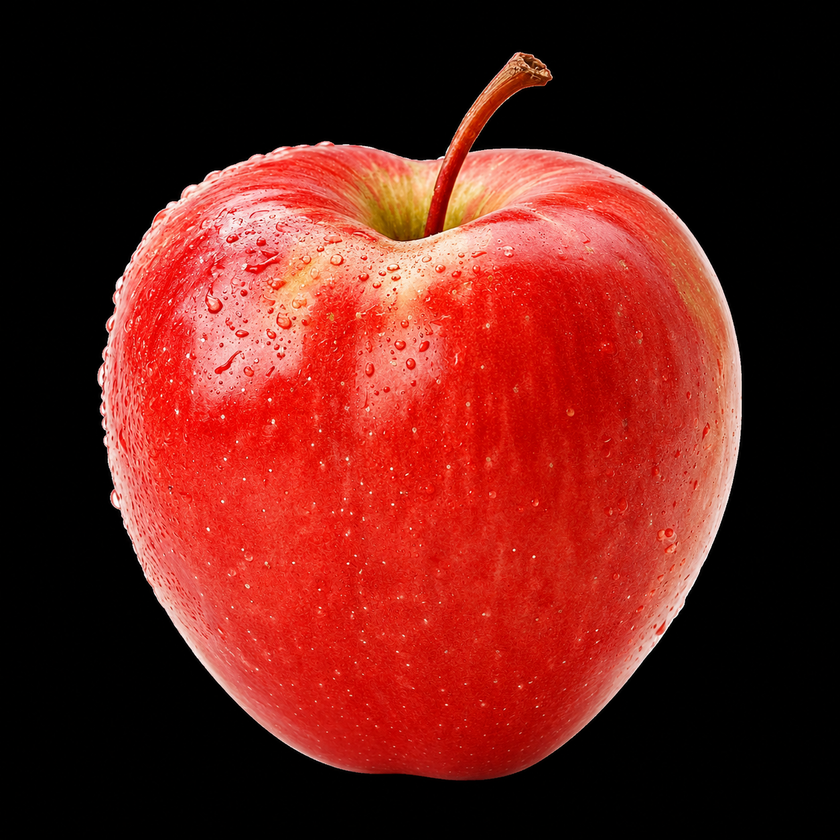
#> input picture 03_tkinter/images/apple.png, 840 x 840 px, shrunk from 1254 x 1254 before the run
$ python '28_사과찾기.py'
#> lines starting #> are read from the running program, lines starting #| are printed output that depends on the picture; after the words box and inside, x2 and y2 are one past the last pixel; in counts of white or black regions, pixels touching at a corner belong together
"""
사과 이미지(apple.png)에서 사과를 찾아 봅시다.

기본 컨셉은 붉은 계열의 픽셀을 찾는 것
필요하다면 블러를 사용하는 것 (가우시안 블러)
"""

import numpy as np
import cv2

image = cv2.imread("../03_tkinter/images/apple.png")
#> image is the input picture: shape (840, 840, 3); mean B, G, R 25.1, 31.3, 103.7
if image is None:
    print("이미지가 존재하지 않습니다")
    exit(1)

# 붉은 색?
# 이미지를 분석해 보니
# B, G < 160
# R > 160
mask = (
    (image[:, :, 0] < 160) &    # B
    (image[:, :, 1] < 160) &    # G
    (image[:, :, 2] > 160)      # R
)
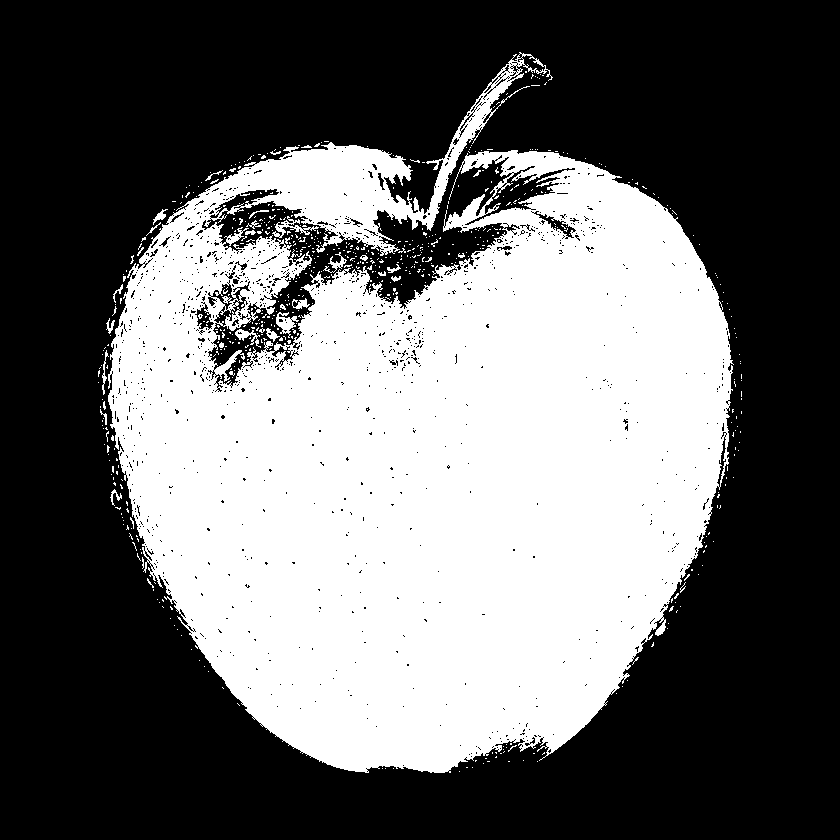
#> mask: shape (840, 840) bool; 41.1% white; 627 white regions (598 under 20 px), largest, box (x1, y1, x2, y2) and area: (108, 52, 734, 773) 286244, (272, 216, 319, 238) 280, (276, 312, 299, 338) 263
# print(len(image[mask]))

# 이진화(binarize)
# - 원하는 것과 원하지 않는 것을 반대색으로 배치하는 것
detect = image.copy()
detect[mask] = [255, 255, 255]
detect[~mask] = [0, 0, 0]
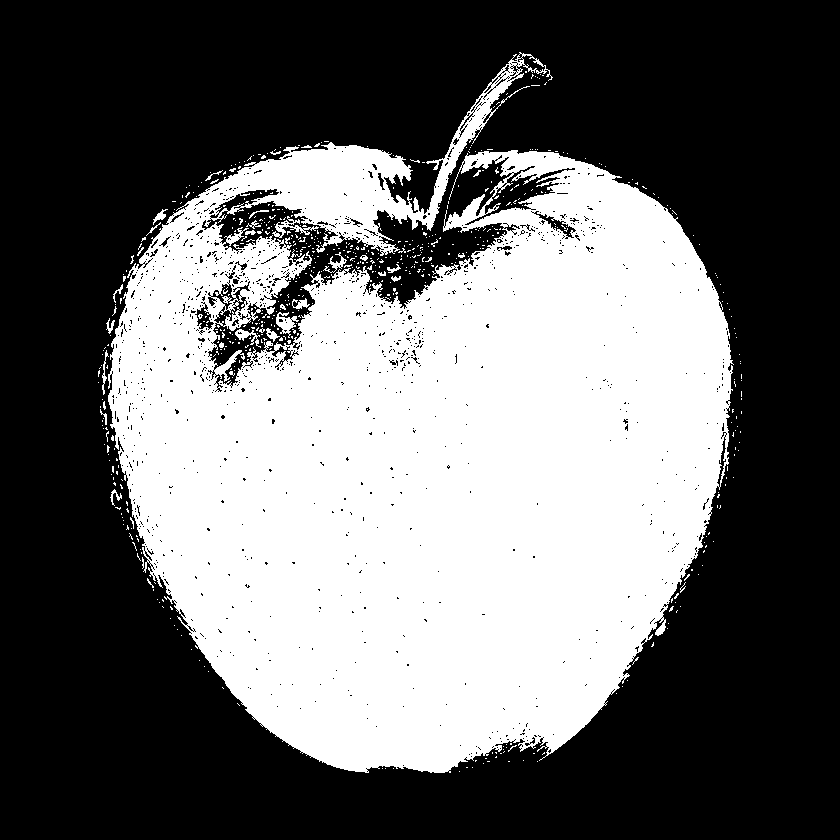
#> detect: shape (840, 840, 3); 41.1% white; 627 white regions (598 under 20 px), largest, box (x1, y1, x2, y2) and area: (108, 52, 734, 773) 286244, (272, 216, 319, 238) 280, (276, 312, 299, 338) 263

# gaussian blur 후 이진화
# blur = cv2.GaussianBlur(image, (9, 9), 0)
blur = cv2.medianBlur(image, 9)
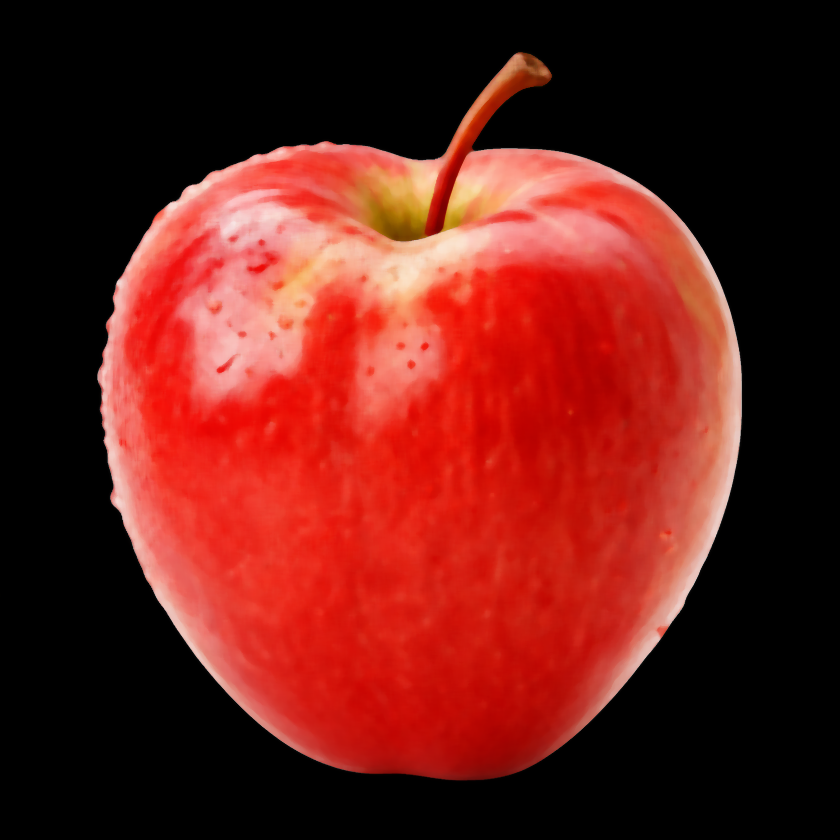
#> blur: shape (840, 840, 3); mean B, G, R 24.5, 30.8, 103.8

mask_blur = (
    (blur[:, :, 0] < 160) &    # B
    (blur[:, :, 1] < 160) &    # G
    (blur[:, :, 2] > 160)      # R
)
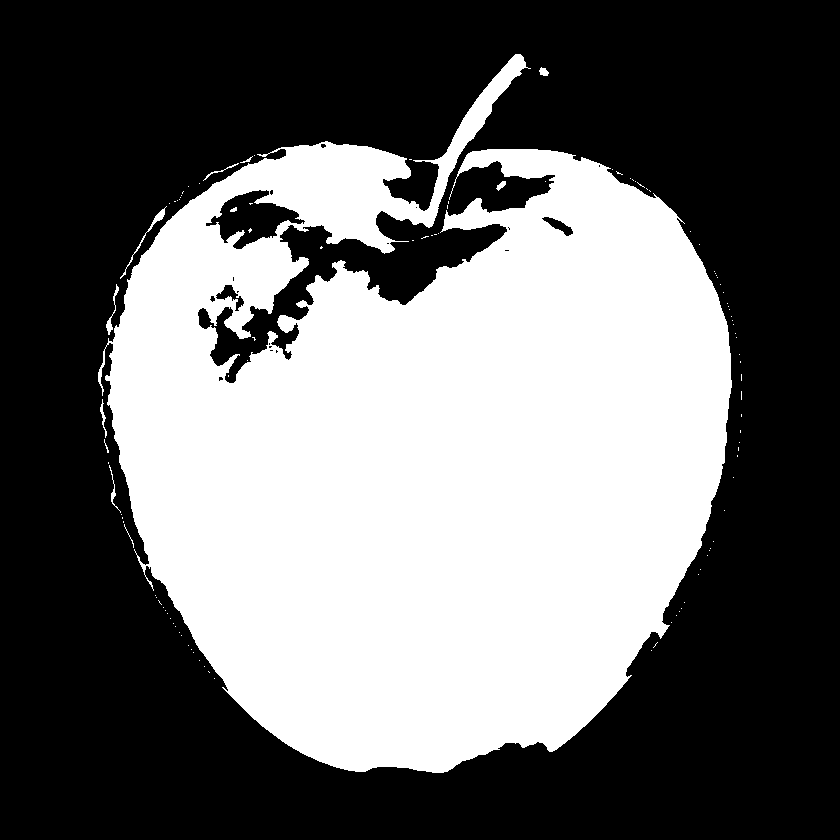
#> mask_blur: shape (840, 840) bool; 41.7% white; 107 white regions (95 under 20 px), largest, box (x1, y1, x2, y2) and area: (98, 54, 732, 773) 293237, (120, 206, 167, 279) 197, (106, 284, 119, 335) 130
detect_blur = blur.copy()
detect_blur[mask_blur] = [255, 255, 255]
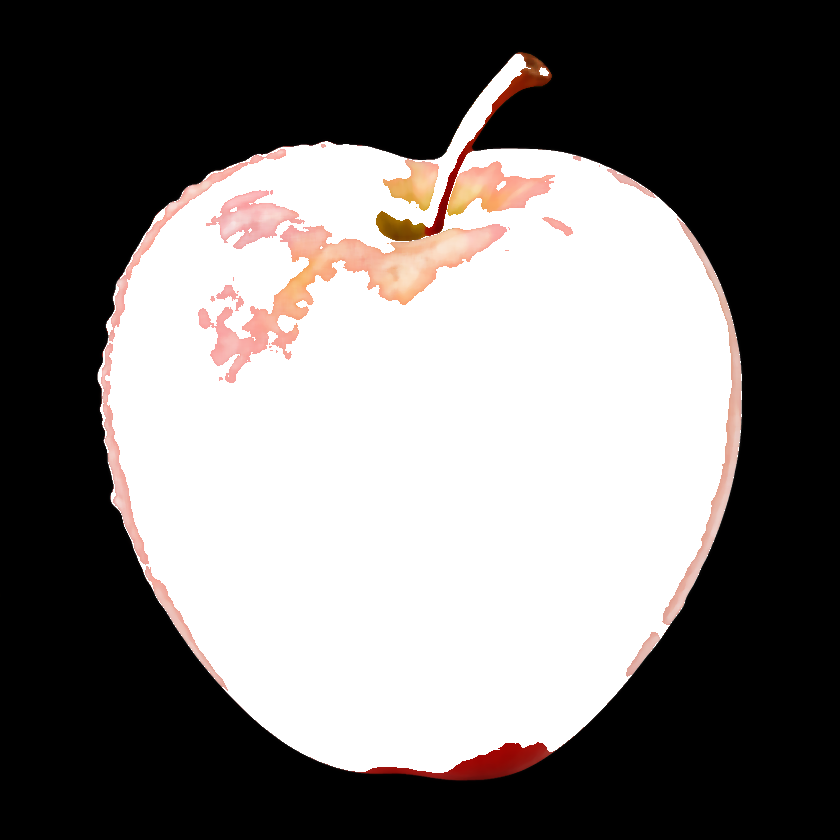
#> detect_blur: shape (840, 840, 3); mean B, G, R 113.6, 114.7, 118.3
detect_blur[~mask_blur] = [0, 0, 0]
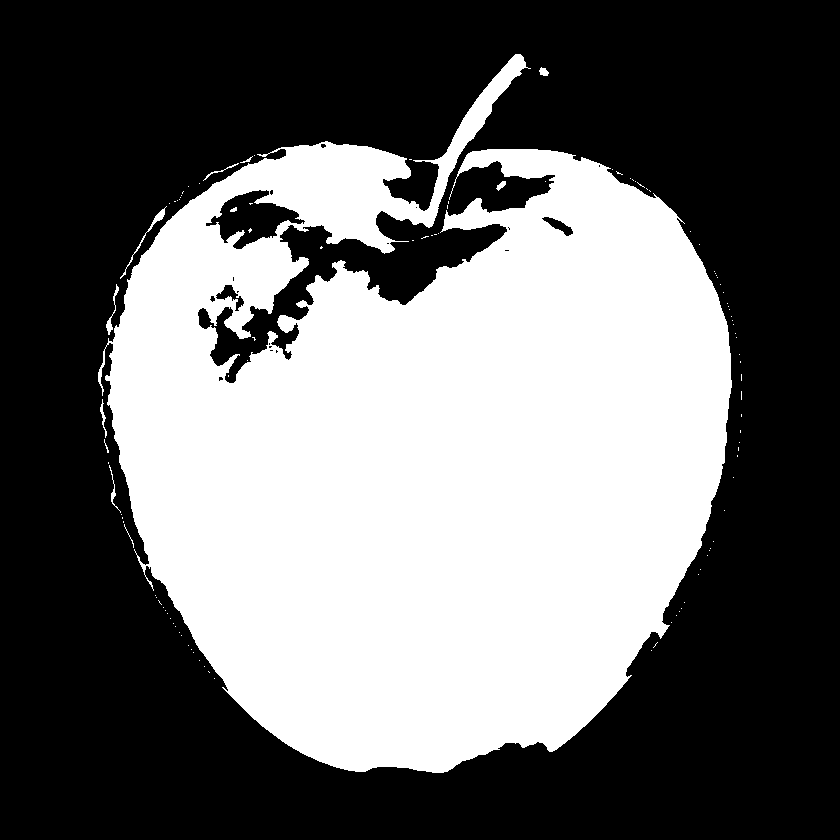
#> detect_blur: shape (840, 840, 3); 41.7% white; 107 white regions (95 under 20 px), largest, box (x1, y1, x2, y2) and area: (98, 54, 732, 773) 293237, (120, 206, 167, 279) 197, (106, 284, 119, 335) 130

# 진짜 블러 하고 나니까 찾은 게 늘어났나요?
# print(기존 탐지 픽셀 수 < 블러 후 탐지 픽셀 수)
print(len(detect[detect == [255, 255, 255]]))
#| 870696
print(len(detect_blur[detect_blur == [0, 0, 0]]))
#| 1234215

# 이미지 표시
cv2.imshow("image", image)
cv2.imshow("detect", detect)
cv2.imshow("blur", blur)
cv2.imshow("detect_blur", detect_blur)
cv2.waitKey(0)
cv2.destroyAllWindows()
